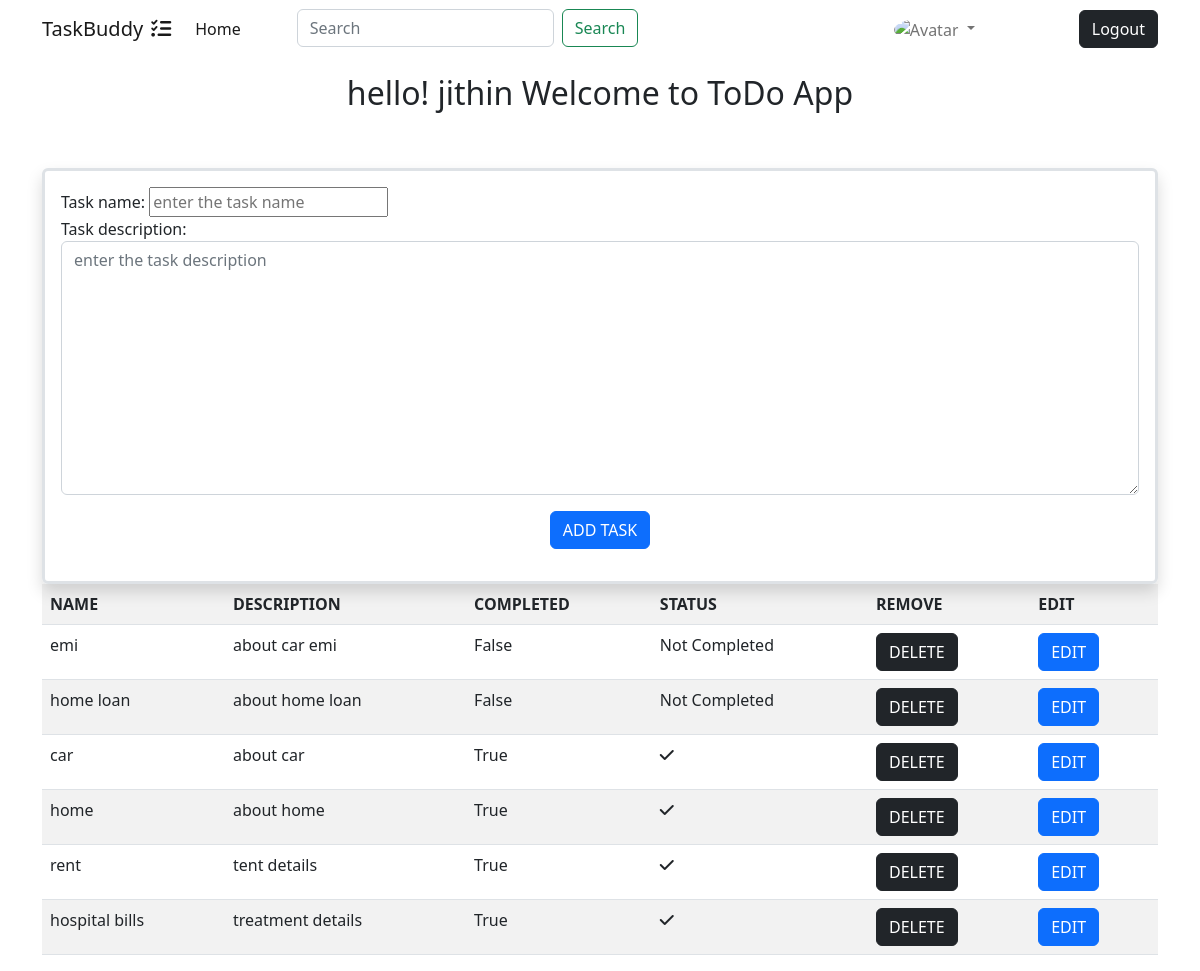
Screenshot of /index (signed in) with the database file from the repository.
### todo_app/models.py (models this page shows)
class task_model(models.Model):
    task_name=models.CharField(max_length=90)
    task_description=models.TextField(null=False)
    task_created_date=models.DateField(auto_now_add=True)
    user=models.ForeignKey(User,on_delete=models.CASCADE,null=True)
    completed=models.BooleanField(default=False)

### todo_app/views.py (the view, shortened to what this page needs)
# urls.py: path('index',Add_task.as_view(),name="index"),
@method_decorator(sigin_required,name="dispatch")
class Add_task(View):
    def get (self,request,**kwargs):
        form=Task_form()
        data=task_model.objects.filter(user=request.user).order_by('completed')
        return render (request,"index.html",{"form":form,"data":data})

### todo_app/forms.py
class Task_form(forms.ModelForm):
    class Meta:
        model=task_model
        fields=["task_name","task_description"]
        widgets={
            'task_name':forms.TextInput(attrs={'class':'forms-control','placeholder':"enter the task name"}),
            'task_description':forms.Textarea(attrs={'class':'form-control','column':20,'row':5,'placeholder':"enter the task description"})
        }

### todo_app/views.py (called while the page is built)
def sigin_required(fn):
    def wrapper(request,**kwargs):
        if not request.user.is_authenticated:
            return redirect("signin")
        else:
            return fn(request,**kwargs)
    return wrapper

### todo_app/templates/index.html (shortened to what this page needs)
<!DOCTYPE html>
<html lang="en">
<head>
    <link href="https://cdn.jsdelivr.net/npm/bootstrap@5.2.3/dist/css/bootstrap.min.css" rel="stylesheet">
    <link rel="stylesheet" href="https://cdnjs.cloudflare.com/ajax/libs/font-awesome/6.5.2/css/all.min.css" />
</head>
<body>
<nav class="navbar navbar-expand-lg bg-body-tertiary">
    <div class="container">
        <a class="navbar-brand" href="#">TaskBuddy<i class="fa-solid fa-list-check ms-2"></i></a>
        <div class="collapse navbar-collapse" id="navbarSupportedContent">
            <ul class="navbar-nav me-auto mb-2 mb-lg-0">
                <li class="nav-item">
                    <a class="nav-link active" aria-current="page" href="#">Home</a>
                </li>
                <li class="nav-item ms-5">
                    <form class="d-flex" role="search" method="post">
                        <input class="form-control me-2" type="search" placeholder="Search" aria-label="Search">
                        <button class="btn btn-outline-success" type="submit">Search</button>
                    </form>
                </li>
            </ul>
            <ul class="navbar-nav me-5">
                <li class="nav-item dropdown me-5 mx-5">
                    <a class="nav-link dropdown-toggle" href="#" role="button" data-bs-toggle="dropdown" aria-expanded="false">
                    <img src="" alt="Avatar" class="avatar">
                    </a>
                </li>
            </ul>
            <ul class="navbar-nav">
                <a href="{% url 'logout' %}" class="btn btn-dark">Logout</a>
            </ul>
        </div>
    </div>
</nav>
<div class="container">
<h2 class="text-center mt-3">hello! {{request.user}} Welcome to ToDo App</h2>
<br>
<br>
<div class="border border-3 border rounded shadow">
<form action="" method="post" class="my-3 mx-3 ">
    {{form}}
    <div class="text-center">
    <button type="submit" class="btn btn-primary my-3">ADD TASK</button>
    </div>
</form>
</div>
</div>
    <div class="container">
    <table class="table table-striped ">
        <tr>
            <th>NAME</th>
            <th>DESCRIPTION</th>
            <th>COMPLETED</th>
            <th>STATUS</th>
            <th>REMOVE</th>
            <th>EDIT</th>
        </tr>
        {%for i in data%}
        <tr>
            <td>{{i.task_name}}</td>
            <td>{{i.task_description}}</td>
            <td>{{i.completed}}</td>
            {% if i.completed == True %}
            <td><i class="fa-solid fa-check"></i></td>
            {%else%}
            <td>Not Completed</td>
            {%endif%}
            <td><a href="{% url 'delete' i.id %}"class="btn btn-dark" >DELETE</a></td>
            <td><a href="{% url 'update' i.id %}" class="btn btn-primary">EDIT</a></td>
        </tr>
        {%endfor%}
    </table>
    </div>
</body>
</html>

### todo_app/templates/index.html (style rules this page uses)
.avatar { vertical-align: middle; width: 50px; height: 50px; border-radius: 50%; }

### rows the page displays
task_model: task_name "emi", task_description "about car emi", completed "False", shows "Not Completed"
task_model: task_name "home loan", task_description "about home loan", completed "False", shows "Not Completed"
task_model: task_name "car", task_description "about car", completed "True"
task_model: task_name "home", task_description "about home", completed "True"
task_model: task_name "rent", task_description "tent details", completed "True"
task_model: task_name "hospital bills", task_description "treatment details", completed "True"

### other values shown
{{ request.user }} "jithin"
